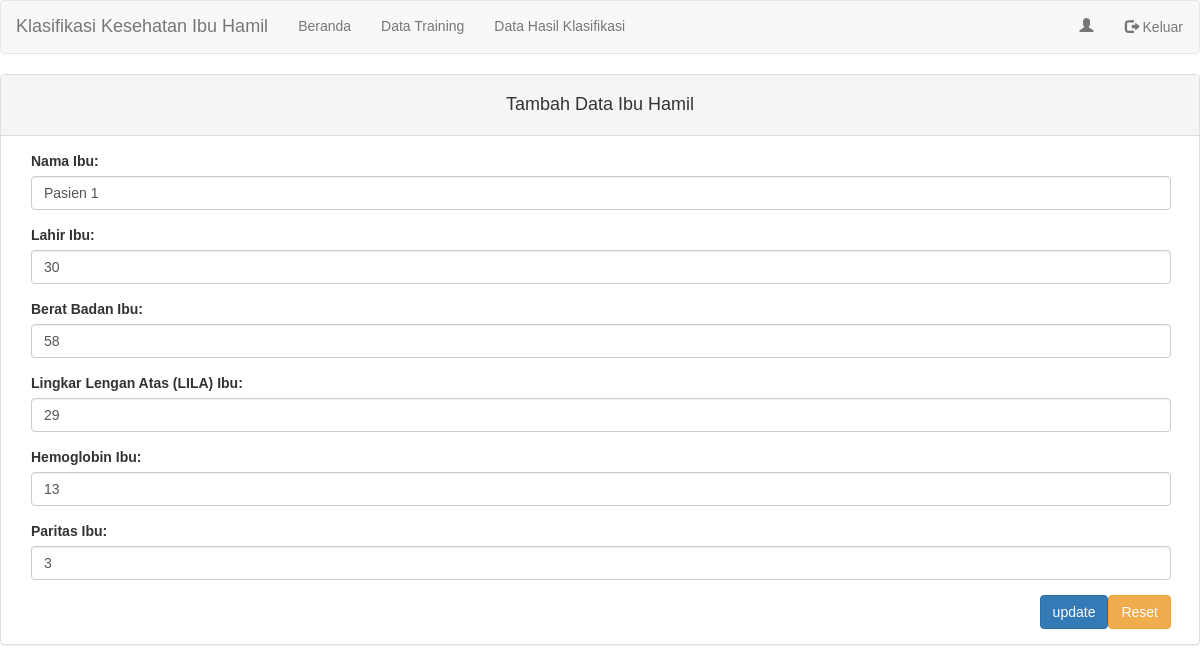
/admin/ibu/ibu-edit.php?id_ibu=160, run on the app's committed database.
### tables this page shows
CREATE TABLE `ibu_hamil` (
  `id_ibu` int(11) NOT NULL,
  `nama_ibu` varchar(255) DEFAULT NULL,
  `lahir_ibu` varchar(255) DEFAULT NULL,
  `berat_badan` varchar(255) DEFAULT NULL,
  `lingkar_lengan_atas` varchar(255) DEFAULT NULL,
  `hemoglobin` varchar(255) DEFAULT NULL,
  `paritas` varchar(255) DEFAULT NULL
);

### admin/ibu/ibu-edit.php (the view, shortened to what this page needs)
<?php
include "../../koneksi.php";
$id = $_GET['id_ibu'];
$query=mysqli_query($dbh,"select * from ibu_hamil where id_ibu='$id'");
$data=mysqli_fetch_array($query);
 ?>
 <!DOCTYPE html>
 <html>
 <head>
    <link rel="stylesheet" href="https://maxcdn.bootstrapcdn.com/bootstrap/3.4.0/css/bootstrap.min.css"><link rel="stylesheet" href="../assets/css/Footer-Basic.css">
    <link rel="stylesheet" href="../assets/css/styles.css">
 </head>
 <body>
 	<nav class="navbar navbar-default">
  <div class="container-fluid">
    <div class="navbar-header">
      <a class="navbar-brand" href="index-admin.php">Klasifikasi Kesehatan Ibu Hamil</a>
    </div>
     <ul class="nav navbar-nav">
     <li><a href="../index-admin.php">Beranda</a></li>
      <li><a href="../data-admin.php">Data Training</a></li>
      <li><a href="../tabel-hamil.php">Data Hasil Klasifikasi</a></li>
    </ul>
    <ul class="nav navbar-nav navbar-right">
      <li><a href="edit-profil.php"><span class="glyphicon glyphicon-user"></span> <?php echo $_SESSION['nama']; ?></a></li>
      <li>
            <a class="btn" href="logout.php">
            <span class="glyphicon glyphicon-log-out"></span> Keluar</a></li>
    </ul>
  </div>
</nav>
 <div class="panel panel-default">
 	<div class="panel-heading">
 			<h4 class="text-center"> Tambah Data Ibu Hamil</h4>
 	</div>
 	<div class="panel-body">
 		<div class="container">
 			<form class="form" action="ibu-edit-proses.php?id_ibu=<?php echo $data['id_ibu'] ?>" method="POST">
 				<div class="form-group">
 					<label>Nama Ibu:</label>
 					<input type="text" name="nama" class="form-control" value="<?php echo $data['nama_ibu'] ?>" required>
 				</div>
 				<div class="form-group">
 					<label>Lahir Ibu:</label>
 					<input type="number" name="lahir" class="form-control" value="<?php echo $data['lahir_ibu'] ?>" required min="0">
 				</div>
 				<div class="form-group">
 					<label>Berat Badan Ibu:</label>
 					<input type="number" name="berat" class="form-control" value="<?php echo $data['berat_badan'] ?>" min="0" step="0.1" required>
 				</div>
 				<div class="form-group">
 					<label>Lingkar Lengan Atas (LILA) Ibu:</label>
 					<input type="number" name="lila" class="form-control" min="0" step="0.1" value="<?php echo $data['lingkar_lengan_atas'] ?>" required>
 				</div>
 				<div class="form-group">
 					<label>Hemoglobin Ibu:</label>
 					<input type="number" name="hemoglobin" class="form-control" step="1" min="0" max = "16" value="<?php echo $data['hemoglobin'] ?>" required>
 				</div>
 				<div class="form-group">
 					<label>Paritas Ibu:</label>
 					<input type="number" name="paritas" class="form-control" step="1" max = "6" required
 					value="<?php echo $data['paritas'] ?>" >
 				</div>
 				<div class="form-group">
							<input type="reset" required name="Reset" class="btn btn-warning pull-right btn-fill">
							<input type="submit" required name="update" value = "update" class="btn btn-primary pull-right btn-fill" onclick="return confirm('Apa anda yakin dengan pengubahan data?');">
				</div>
 			</form>
 		</div>
 	</div>
 </div>
 </body>
 </html>

### assets/css/styles.css (style rules this page uses)
body, html { height: 100%; margin: 0; font-family: Arial, Helvetica, sans-serif; }

### data on the page
ibu_hamil: nama "Pasien 1", lahir "30", berat "58", lila "29", hemoglobin "13", paritas "3"
